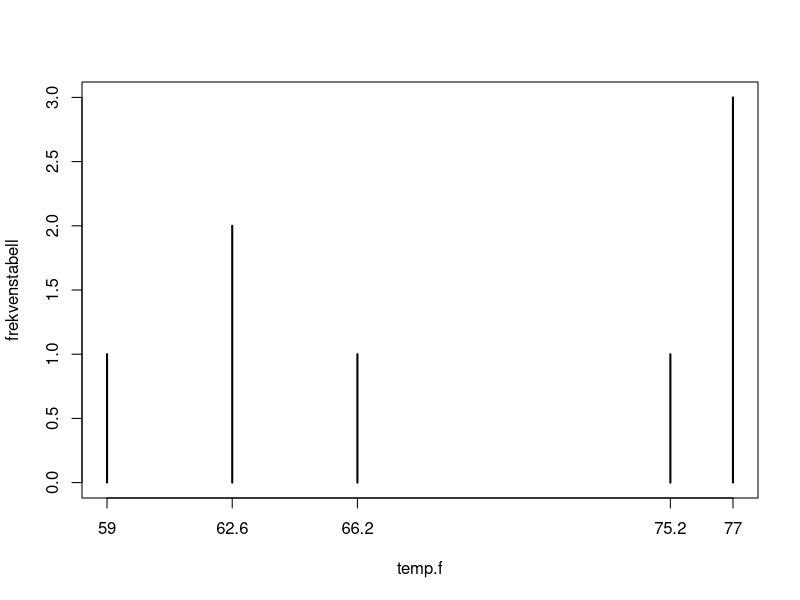

Here is the R script that generated this plot:
## ---- chunk 1
a <- 5
## ---- chunk 2

b <- a*5

#Lurer på hva som skjer
c <- b - a

## ---- chunk 3
1
print("1 er ett tall, i maskinen er det numeric eller bredere brukt ord integer(kortnavn int)")

print("Du kan ta 1+1 og faa 2")
1+1

print("Vi har ogsaa verider som ikke er numeric/int, r kaller dem characters, men det er vanligere aa si string(kortnavn str)")
"a"

print("Tall kan lagres som str")
"1"
print("Men du kan ikke gjoore '1'+'2', kun 1+2")

1+2

print("Prov aa kjore koden under, du bor faa feilmelding")
## ---- chunk 4

vektor_mixed <- c("a",1,"b",2)

vektor_str <- c("a","b","c","d")

vektor_int <- c(1,2,3,4)
## ---- chunk 5
temperatur_celsius <- c(25,17,24,25,15,17,19,25)
## ---- chunk 6
temperatur_celsius
## ---- chunk 7
temperatur_celsius[3]
## ---- chunk 8
temperatur_celsius[2:4]
## ---- chunk 9
temp.f <- temperatur_celsius*(9/5)+32
## ---- chunk 10
convert_celsius_to_fahrenheit <- function(vector_celsius){
  temp_f <- vector_celsius*(9/5)+32
  return(temp_f)
}
## ---- chunk 11
convert_celsius_to_fahrenheit(temperatur_celsius)
## ---- chunk 12
temp.f
## ---- chunk 13
frekvenstabell <- table(temp.f)
frekvenstabell
## ---- chunk 14
plot(frekvenstabell)
## ---- chunk 15
alder <- c(31,33,35,37,39)
inntekt <- c(55,60,45,25,58)

## ---- chunk 16
personer <- data.frame(alder,inntekt)
## ---- chunk 17
personer
## ---- chunk 18
#Head viser de fem første radene, her var det bare fem rader.
head(personer)
## ---- chunk 19
# summary kan gi og noe grunnlegende info om et dataframe
summary(personer)
## ---- chunk 20
personer$innt.euro <- personer$inntekt/10.25
personer
## ---- chunk 21
personer[3,]
## ---- chunk 22
noen.personer <- personer[1:4,]
## ---- chunk 23
noen.aldre <- personer$alder[1:3]
